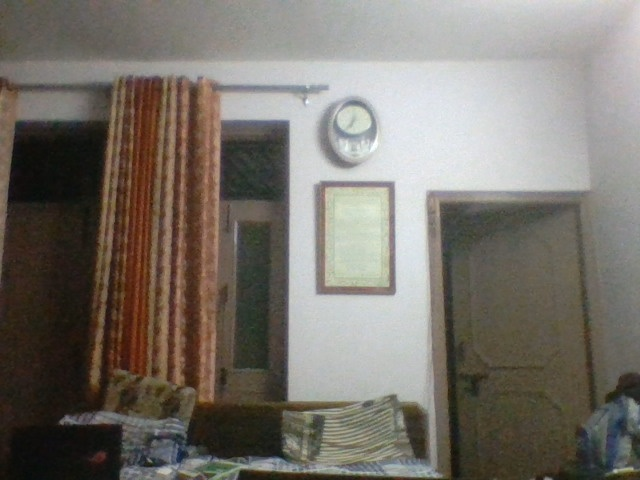
#> input picture ProjectImage12.jpg, 640 x 480 px
$ python Invisble_Cloak.py
#> lines starting #> are read from the running program, lines starting #| are printed output that depends on the picture; after the words box and inside, x2 and y2 are one past the last pixel; in counts of white or black regions, pixels touching at a corner belong together
import cv2
import numpy as np
cap=cv2.VideoCapture(0)
back=cv2.imread('./ProjectImage12.jpg')
#> back is the input picture: shape (480, 640, 3); mean B, G, R 107.9, 115.4, 120.8
while cap.isOpened():
    ret, frame=cap.read()
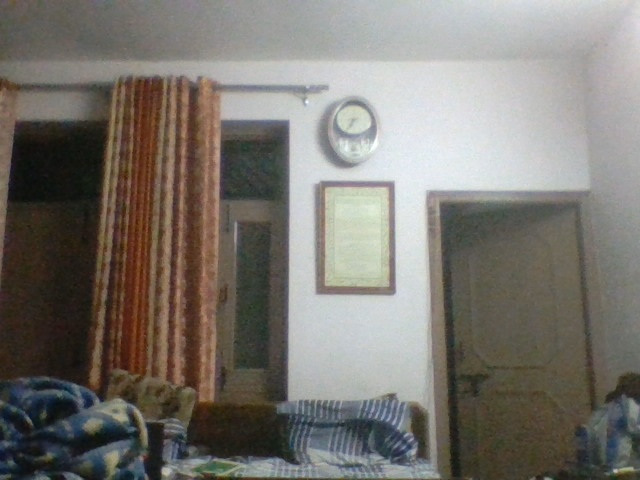
#> input picture ProjectImage1.jpg, 640 x 480 px, given in place of the camera
#> frame is the input picture: shape (480, 640, 3); mean B, G, R 112.1, 118.2, 122.3
    if ret:
        hsv=cv2.cvtColor(frame, cv2.COLOR_BGR2HSV)
#> hsv: shape (480, 640, 3); mean H, S, V 50.4, 46.3, 125.6
        #cv2.imshow("hsv",hsv)
        hood=np.uint8([[[0, 41, 204]]])
        hsv_hood=cv2.cvtColor(hood,cv2.COLOR_BGR2HSV)
        #print(hsv_hood)
        lower_hood=np.array([5,100,100])
        upper_hood=np.array([25,255,255])
        mask=cv2.inRange(hsv, lower_hood, upper_hood)
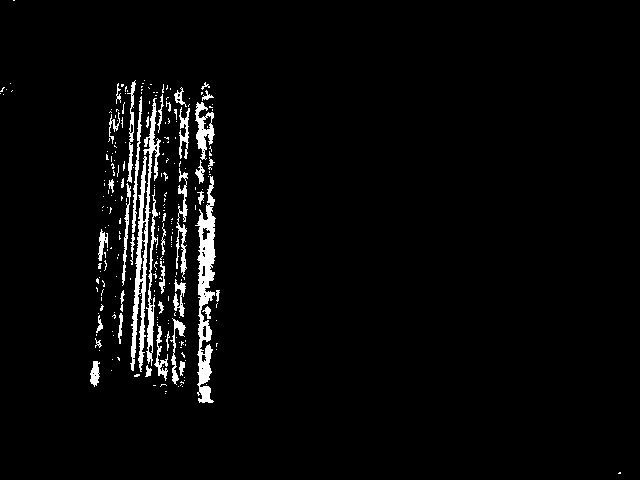
#> mask: shape (480, 640); 3.4% white; 247 white regions (207 under 20 px), largest, box (x1, y1, x2, y2) and area: (195, 176, 216, 403) 2196, (130, 98, 161, 372) 2044, (146, 189, 158, 366) 598
        #cv2.imshow("mask",mask)
        part1=cv2.bitwise_and(back,back,mask=mask)
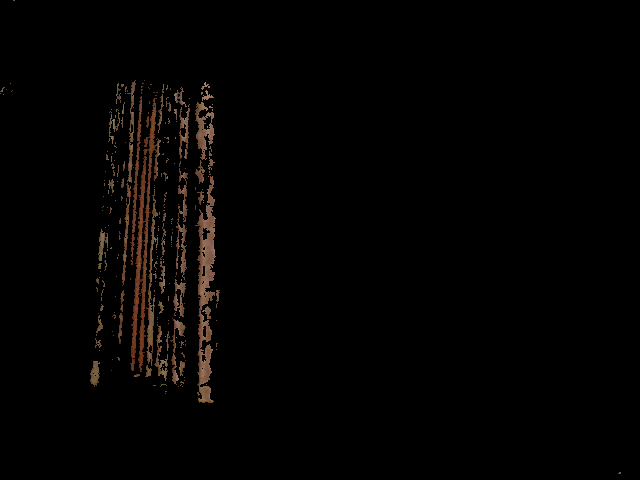
#> part1: shape (480, 640, 3); mean B, G, R 1.9, 2.7, 3.9
        #cv2.imshow("part1",part1)
        mask=cv2.bitwise_not(mask)
        part2=cv2.bitwise_and(frame,frame,mask=mask)
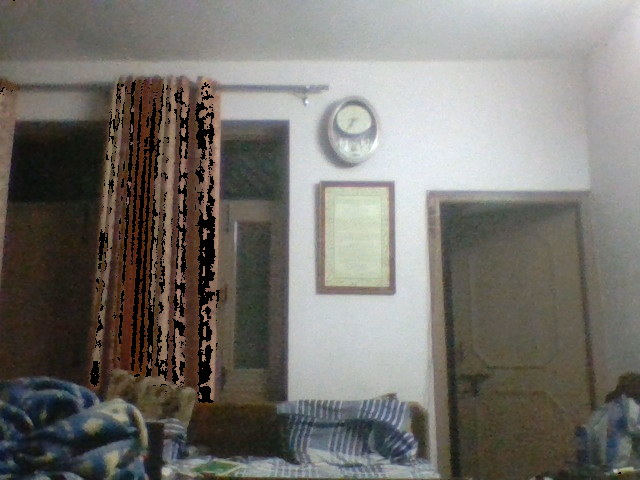
#> part2: shape (480, 640, 3); mean B, G, R 110, 115.4, 118.3
        cv2.imshow("mask",part1+part2)


        if cv2.waitKey(5)==ord('q'):
#> (key q is pressed here)
            break
cap.release()
cv2.destroyAllWindows()
